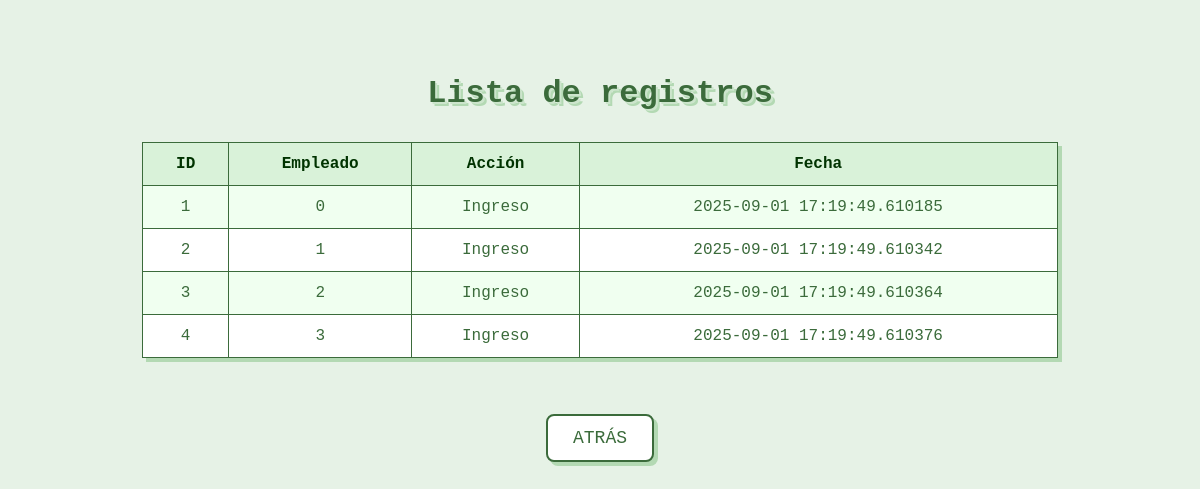
Page /registros on the earlier database version.
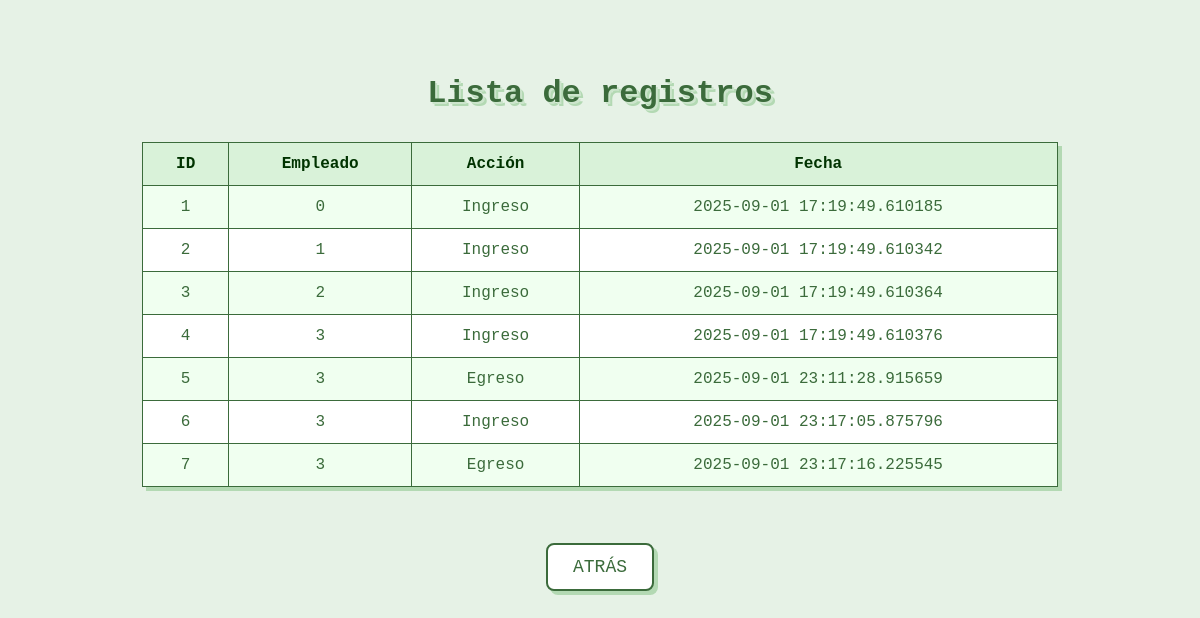
Same page on the later database version.
### tables this page shows
CREATE TABLE registros (id INTEGER PRIMARY KEY,empleado_id INTEGER,accion TEXT,date TIMESTAMP, FOREIGN KEY (empleado_id) REFERENCES empleados(id));

### backend/main.py (the view)
@app.route("/registros")
def registros():
    datos = obtener_registros()
    return render_template("registros.html", registros=datos)

### backend/db.py (called while the page is built)
def get_connection():
    return sqlite3.connect(DB_ROUTE)

### backend/main.py (called while the page is built)
def obtener_registros():
    conn = db.get_connection()
    c = conn.cursor()
    c.execute("SELECT id, empleado_id, accion, date FROM registros")
    registros = c.fetchall()
    conn.close()
    return registros

### frontend/templates/registros.html (shortened to what this page needs)
<!DOCTYPE html>
<html>
<head>
    <link rel="stylesheet" href="{{ url_for('static', filename='registros.css') }}">
</head>
<body>
    <h2>Lista de registros</h2>
    <table border="1">
        <tr>
            <th>ID</th>
            <th>Empleado</th>
            <th>Acción</th>
            <th>Fecha</th>
        </tr>
        {% for r in registros %}
        <tr>
            <td>{{ r[0] }}</td>
            <td>{{ r[1] }}</td>
            <td>{{ r[2] }}</td>
            <td>{{ r[3] }}</td>
        </tr>
        {% endfor %}
    </table>
</body>
</html>
    <a href="{{ url_for('index') }}">
        <button>ATRÁS</button>
    </a>
</body>
</html>

### frontend/static/registros.css (style rules this page uses)
body { font-family: 'Courier New', Courier, monospace; background-color: #e6f2e6; display: flex; flex-direction: column; align-items: center; padding: 40px 20px; color: #3b6b3b; }
h2 { font-size: 32px; margin-bottom: 30px; text-align: center; text-shadow: 2px 2px 0 #cce5cc, 4px 4px 0 #b3d9b3; }
table { border-collapse: collapse; width: 80%; max-width: 1000px; background-color: #ffffff; box-shadow: 4px 4px 0 #b3d9b3; }
th, td { border: 1px solid #3b6b3b; padding: 12px 15px; text-align: center; font-size: 16px; }
th { background-color: #d9f2d9; color: #003300; font-weight: bold; }
tr:nth-child(even) { background-color: #f0fff0; }
a button { font-family: 'Courier New', Courier, monospace; font-size: 18px; padding: 12px 25px; margin-top: 20px; border: 2px solid #3b6b3b; border-radius: 8px; background-color: #ffffff; color: #3b6b3b; cursor: pointer; box-shadow: 4px 4px 0 #b3d9b3; transition: all 0.3s ease; }

Differences in the rows shown:
added registros: id "5", empleado "3", accion "Egreso", date "2025-09-01 23:11:28.915659"
added registros: id "6", empleado "3", accion "Ingreso", date "2025-09-01 23:17:05.875796"
added registros: id "7", empleado "3", accion "Egreso", date "2025-09-01 23:17:16.225545"
